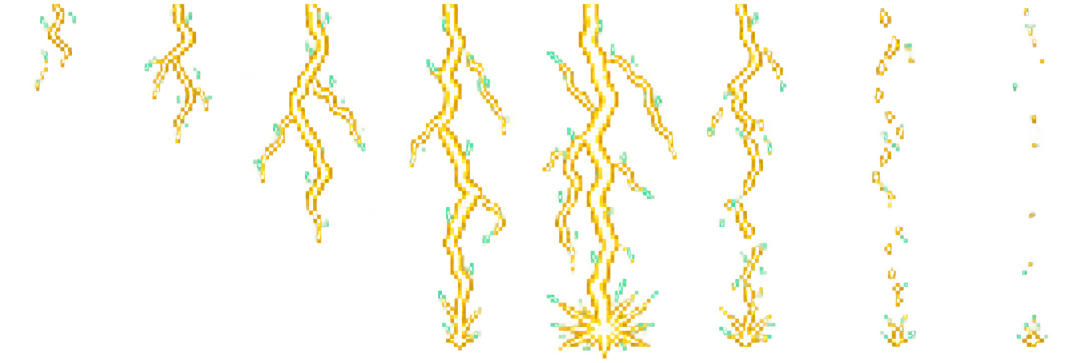
#> input picture game/art/fire/campfire-sky-rays-source.png, 2170 x 725 px (shown at 1/2 size)
$ python build-campfire-sky-rays-atlas.py
#> lines starting #> are read from the running program, lines starting #| are printed output that depends on the picture
"""Build the animated celestial-ray atlas used during the campfire arrival."""
from __future__ import annotations

import json
from pathlib import Path

from PIL import Image
from PIL import ImageFilter

ROOT = Path(__file__).resolve().parents[1]
OUT = ROOT / "game" / "art" / "fire"
SOURCE = OUT / "campfire-sky-rays-source.png"
SOURCE_FRAME_COUNT = 8
FRAME_COUNT = SOURCE_FRAME_COUNT * 2
FRAME_WIDTH = 128
FRAME_HEIGHT = 384
FRAME_DURATION_MS = 60


def main() -> None:
    source = Image.open(SOURCE).convert("RGBA")
#> source is the input picture: PIL image 2170x725 RGBA; mean R, G, B, A 51.8, 49, 17.1, 23.1
    source_frames = []
    for index in range(SOURCE_FRAME_COUNT):
        left = round(index * source.width / SOURCE_FRAME_COUNT)
        right = round((index + 1) * source.width / SOURCE_FRAME_COUNT)
        frame = source.crop((left, 0, right, source.height))
        frame = frame.resize((FRAME_WIDTH, FRAME_HEIGHT), Image.Resampling.LANCZOS)
        core = frame.copy()
        core.putalpha(core.getchannel("A").point(lambda value: round(value * .78)))

        # The light belongs to each animation frame, so it stays attached to
        # the bolt instead of appearing as a detached ground-side glow.
        alpha = core.getchannel("A")
        outer_alpha = alpha.filter(ImageFilter.GaussianBlur(18)).point(lambda value: round(value * .32))
        inner_alpha = alpha.filter(ImageFilter.GaussianBlur(6)).point(lambda value: round(value * .38))
        outer_glow = Image.new("RGBA", core.size, (255, 139, 58, 0))
        outer_glow.putalpha(outer_alpha)
        inner_glow = Image.new("RGBA", core.size, (255, 211, 132, 0))
        inner_glow.putalpha(inner_alpha)
        emissive = Image.new("RGBA", core.size, (0, 0, 0, 0))
        emissive.alpha_composite(outer_glow)
        emissive.alpha_composite(inner_glow)
        emissive.alpha_composite(core)
        source_frames.append(emissive)
#> this loop made 8 passes
#> pass 1, in main, `frame = source.crop((left, 0, right, source.height))`:
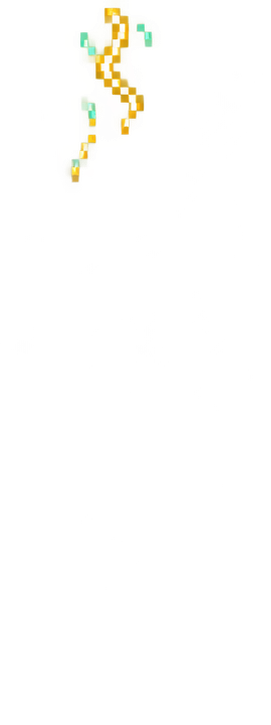
#> frame: PIL image 271x725 RGBA; mean R, G, B, A 10.9, 10.4, 4, 3.9; transparent parts drawn white
#> after the loop:
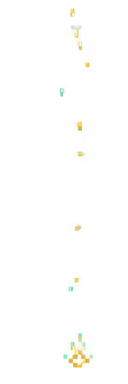
#> core: PIL image 128x384 RGBA; mean R, G, B, A 7.5, 7.6, 2.4, 2.2; transparent parts drawn white
#> after the loop:
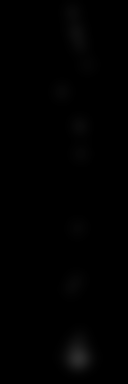
#> inner_alpha: PIL image 128x384 L; min 0, max 44, mean 0.8
#> after the loop:
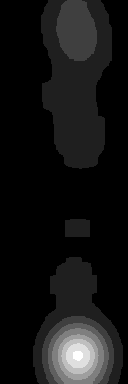
#> outer_alpha: PIL image 128x384 L; min 0, max 8, mean 0.654; drawn with min black and max white
#> after the loop, source_frames = 8 items

    atlas = Image.new("RGBA", (FRAME_COUNT * FRAME_WIDTH, FRAME_HEIGHT), (0, 0, 0, 0))
#> atlas: PIL image 2048x384 RGBA; every value is 0
    for index, frame in enumerate(source_frames):
        atlas.paste(frame, (index * 2 * FRAME_WIDTH, 0))
        next_frame = source_frames[(index + 1) % SOURCE_FRAME_COUNT]
        midpoint = Image.blend(frame, next_frame, .5)
        atlas.paste(midpoint, ((index * 2 + 1) * FRAME_WIDTH, 0))
#> this loop made 8 passes
#> pass 1, in main, `next_frame = source_frames[(index + 1) % SOURCE_FRAME_COUNT]`:
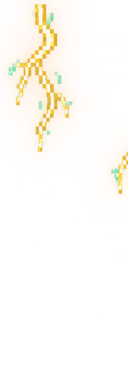
#> next_frame: PIL image 128x384 RGBA; mean R, G, B, A 103.5, 65.8, 30.5, 13.9; transparent parts drawn white
#> after the loop:
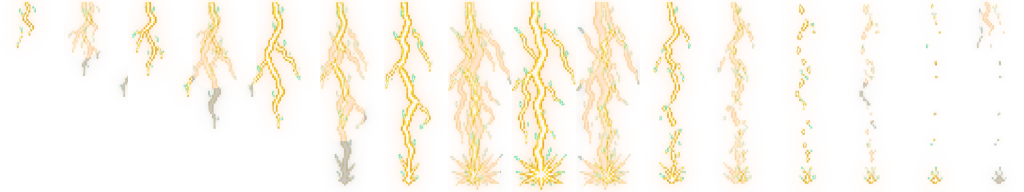
#> atlas: PIL image 2048x384 RGBA (shown at 1/2 size); mean R, G, B, A 152.8, 100.2, 47.4, 25.8; transparent parts drawn white
#> after the loop:
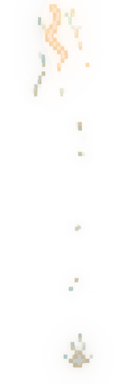
#> midpoint: PIL image 128x384 RGBA; mean R, G, B, A 70.2, 44.1, 20.9, 4; transparent parts drawn white

    atlas_path = OUT / "campfire-sky-rays-frames.png"
    atlas.save(atlas_path, optimize=True)
    manifest = {
        "asset": atlas_path.name,
        "source": SOURCE.name,
        "sourceGenerator": "scripts/build-campfire-sky-rays-atlas.py",
        "frameCount": FRAME_COUNT,
        "frameWidth": FRAME_WIDTH,
        "frameHeight": FRAME_HEIGHT,
        "frameDurationMs": FRAME_DURATION_MS,
        "loop": True,
        "sourceFrameCount": SOURCE_FRAME_COUNT,
        "interpolation": "50-percent-crossfade-between-source-frames",
        "emission": {"bakedIntoFrames": True, "coreOpacity": 0.78, "outerGlowBlurPx": 18, "innerGlowBlurPx": 6},
        "anchor": {"x": FRAME_WIDTH // 2, "y": FRAME_HEIGHT},
        "description": "Pixel-art golden lightning bolts with turquoise accents; warm inner and outer emission glows are baked into every animation frame.",
    }
    (OUT / "campfire-sky-rays-frames.json").write_text(json.dumps(manifest, indent=2) + "\n", encoding="utf-8")
    print(f"{atlas_path.relative_to(ROOT)}: {atlas.width}x{atlas.height}, {atlas_path.stat().st_size} bytes")
#| game/art/fire/campfire-sky-rays-frames.png: 2048x384, 645564 bytes


if __name__ == "__main__":
    main()

$ run again, with game/art/fire/campfire-aura-source.png copied over game/art/fire/campfire-sky-rays-source.png
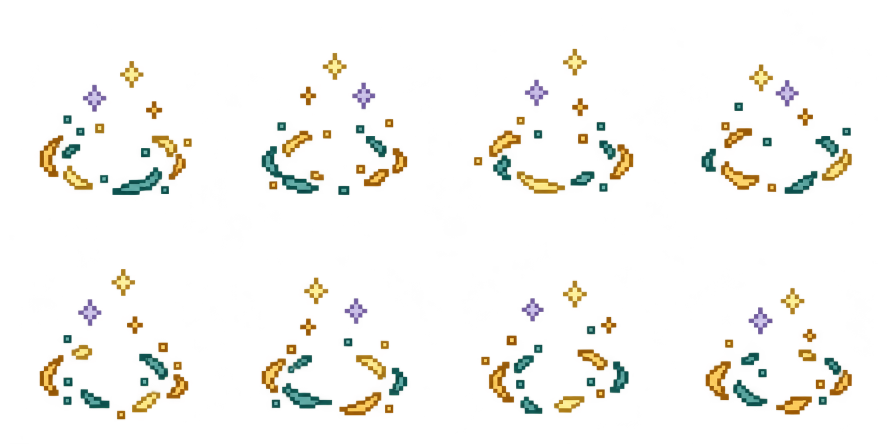
#> input picture game/art/fire/campfire-aura-source.png, 1774 x 887 px (shown at 1/2 size)
#> in main, source is the input picture: PIL image 1774x887 RGBA; mean R, G, B, A 17.4, 13.3, 7.1, 16.6
#> after the loop in main, `for index in range(SOURCE_FRAME_COUNT):`:
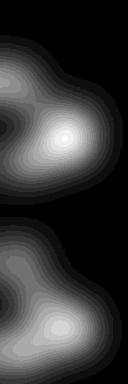
#> outer_alpha: PIL image 128x384 L; min 0, max 18, mean 3.87; drawn with min black and max white
#> after the loop in main, `for index in range(SOURCE_FRAME_COUNT):`: source_frames = 8 items
#> the loop in main, `for index, frame in enumerate(source_frames):` made 8 passes
#> after the loop in main, `for index, frame in enumerate(source_frames):`:
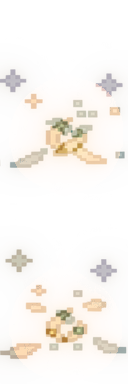
#> midpoint: PIL image 128x384 RGBA; mean R, G, B, A 147.4, 91.3, 44.4, 18.6; transparent parts drawn white
#| game/art/fire/campfire-sky-rays-frames.png: 2048x384, 579966 bytes

$ run again, with game/art/fire/campfire-sequence-frames.png copied over game/art/fire/campfire-sky-rays-source.png
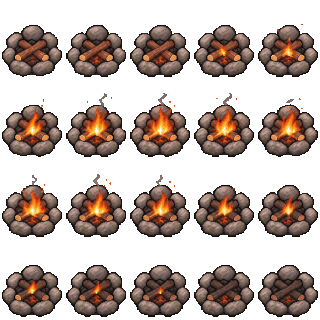
#> input picture game/art/fire/campfire-sequence-frames.png, 320 x 320 px
#> in main, source is the input picture: PIL image 320x320 RGBA; mean R, G, B, A 50, 36.3, 29.8, 114.5
#> after the loop in main, `for index in range(SOURCE_FRAME_COUNT):`: source_frames = 8 items
#> the loop in main, `for index, frame in enumerate(source_frames):` made 8 passes
#> after the loop in main, `for index, frame in enumerate(source_frames):`:
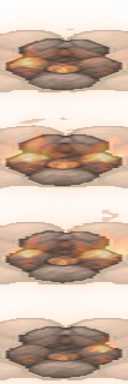
#> midpoint: PIL image 128x384 RGBA; mean R, G, B, A 190.2, 120.9, 69.6, 119.2; transparent parts drawn white
#| game/art/fire/campfire-sky-rays-frames.png: 2048x384, 1144877 bytes
